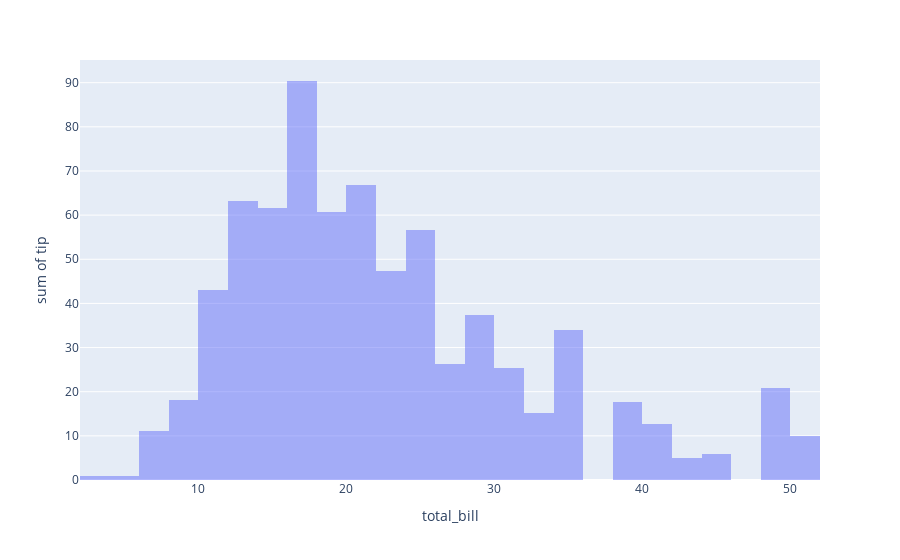

Notebook source saved alongside this figure:
### Code cell
#Histogram
fig= px.histogram(df,x='total_bill',y='tip' ,barmode='overlay')
fig.show()

### Figure 1 — Plotly figure (JSON) as saved in the notebook; plotly's stock layout.template omitted (floating-point values rounded to 4 significant figures; data arrays with more than 128 entries replaced by an {"elided": "..."} marker saying what was removed)
{"data": [{"alignmentgroup": "True", "bingroup": "x", "histfunc": "sum", "hovertemplate": "total_bill=%{x}<br>sum of tip=%{y}<extra></extra>", "legendgroup": "", "marker": {"color": "#636efa", "opacity": 0.5, "pattern": {"shape": ""}}, "name": "", "offsetgroup": "", "orientation": "v", "showlegend": false, "type": "histogram", "x": {"elided": "244 float values"}, "xaxis": "x", "y": {"elided": "244 float values"}, "yaxis": "y"}], "layout": {"autosize": true, "barmode": "overlay", "legend": {"tracegroupgap": 0}, "margin": {"t": 60}, "xaxis": {"anchor": "y", "autorange": true, "domain": [0, 1], "range": [2, 52], "title": {"text": "total_bill"}, "type": "linear"}, "yaxis": {"anchor": "x", "autorange": true, "domain": [0, 1], "range": [0, 95.14], "title": {"text": "sum of tip"}, "type": "linear"}}}
